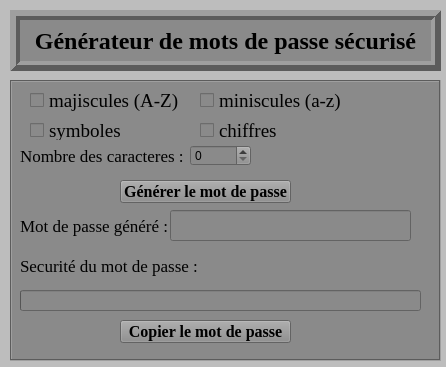
<?xml version="1.0" encoding="UTF-8"?>
<ui version="4.0">
 <class>PasswordGenerator</class>
 <widget class="QWidget" name="PasswordGenerator">
  <property name="geometry">
   <rect>
    <x>0</x>
    <y>0</y>
    <width>446</width>
    <height>367</height>
   </rect>
  </property>
  <property name="windowTitle">
   <string>Generateur de mot de passe</string>
  </property>
  <property name="styleSheet">
   <string notr="true">background-color: rgb(189, 189, 189);</string>
  </property>
  <widget class="QFrame" name="frame">
   <property name="geometry">
    <rect>
     <x>10</x>
     <y>10</y>
     <width>431</width>
     <height>61</height>
    </rect>
   </property>
   <property name="styleSheet">
    <string notr="true">background-color: rgb(138, 138, 138);</string>
   </property>
   <property name="frameShape">
    <enum>QFrame::Box</enum>
   </property>
   <property name="frameShadow">
    <enum>QFrame::Raised</enum>
   </property>
   <property name="lineWidth">
    <number>6</number>
   </property>
   <widget class="QLabel" name="label_title">
    <property name="geometry">
     <rect>
      <x>10</x>
      <y>10</y>
      <width>411</width>
      <height>41</height>
     </rect>
    </property>
    <property name="font">
     <font>
      <family>Times New Roman</family>
      <pointsize>18</pointsize>
      <weight>75</weight>
      <italic>false</italic>
      <bold>true</bold>
     </font>
    </property>
    <property name="styleSheet">
     <string notr="true"/>
    </property>
    <property name="text">
     <string>Générateur de mots de passe sécurisé</string>
    </property>
    <property name="alignment">
     <set>Qt::AlignCenter</set>
    </property>
   </widget>
  </widget>
  <widget class="QFrame" name="frame_2">
   <property name="geometry">
    <rect>
     <x>10</x>
     <y>80</y>
     <width>431</width>
     <height>281</height>
    </rect>
   </property>
   <property name="styleSheet">
    <string notr="true">background-color: rgb(138, 138, 138);</string>
   </property>
   <property name="frameShape">
    <enum>QFrame::Box</enum>
   </property>
   <property name="frameShadow">
    <enum>QFrame::Sunken</enum>
   </property>
   <widget class="QCheckBox" name="checkBox_Majuscules">
    <property name="geometry">
     <rect>
      <x>20</x>
      <y>10</y>
      <width>151</width>
      <height>21</height>
     </rect>
    </property>
    <property name="font">
     <font>
      <family>Times New Roman</family>
      <pointsize>14</pointsize>
     </font>
    </property>
    <property name="text">
     <string>majiscules (A-Z)</string>
    </property>
   </widget>
   <widget class="QCheckBox" name="checkBox_miniscules">
    <property name="geometry">
     <rect>
      <x>190</x>
      <y>10</y>
      <width>141</width>
      <height>21</height>
     </rect>
    </property>
    <property name="font">
     <font>
      <family>Times New Roman</family>
      <pointsize>14</pointsize>
     </font>
    </property>
    <property name="text">
     <string>miniscules (a-z)</string>
    </property>
   </widget>
   <widget class="QCheckBox" name="checkBox_symboles">
    <property name="geometry">
     <rect>
      <x>20</x>
      <y>40</y>
      <width>101</width>
      <height>21</height>
     </rect>
    </property>
    <property name="font">
     <font>
      <family>Times New Roman</family>
      <pointsize>14</pointsize>
     </font>
    </property>
    <property name="text">
     <string>symboles</string>
    </property>
   </widget>
   <widget class="QLabel" name="label">
    <property name="geometry">
     <rect>
      <x>10</x>
      <y>130</y>
      <width>151</width>
      <height>31</height>
     </rect>
    </property>
    <property name="font">
     <font>
      <family>Times New Roman</family>
      <pointsize>13</pointsize>
     </font>
    </property>
    <property name="text">
     <string>Mot de passe généré :</string>
    </property>
   </widget>
   <widget class="QPushButton" name="button_generate">
    <property name="geometry">
     <rect>
      <x>110</x>
      <y>100</y>
      <width>171</width>
      <height>23</height>
     </rect>
    </property>
    <property name="font">
     <font>
      <family>Times New Roman</family>
      <pointsize>12</pointsize>
      <weight>75</weight>
      <bold>true</bold>
     </font>
    </property>
    <property name="cursor">
     <cursorShape>PointingHandCursor</cursorShape>
    </property>
    <property name="text">
     <string>Générer le mot de passe</string>
    </property>
   </widget>
   <widget class="QLineEdit" name="line_Edit_generated_password">
    <property name="geometry">
     <rect>
      <x>160</x>
      <y>130</y>
      <width>241</width>
      <height>31</height>
     </rect>
    </property>
    <property name="font">
     <font>
      <family>Times New Roman</family>
      <pointsize>12</pointsize>
     </font>
    </property>
    <property name="styleSheet">
     <string notr="true"/>
    </property>
    <property name="maxLength">
     <number>50</number>
    </property>
    <property name="readOnly">
     <bool>true</bool>
    </property>
   </widget>
   <widget class="QPushButton" name="button_copy">
    <property name="geometry">
     <rect>
      <x>110</x>
      <y>240</y>
      <width>171</width>
      <height>23</height>
     </rect>
    </property>
    <property name="font">
     <font>
      <family>Times New Roman</family>
      <pointsize>12</pointsize>
      <weight>75</weight>
      <bold>true</bold>
     </font>
    </property>
    <property name="cursor">
     <cursorShape>PointingHandCursor</cursorShape>
    </property>
    <property name="text">
     <string>Copier le mot de passe</string>
    </property>
   </widget>
   <widget class="QProgressBar" name="progressBar">
    <property name="geometry">
     <rect>
      <x>10</x>
      <y>210</y>
      <width>401</width>
      <height>21</height>
     </rect>
    </property>
    <property name="font">
     <font>
      <family>Times New Roman</family>
     </font>
    </property>
    <property name="maximum">
     <number>4</number>
    </property>
    <property name="value">
     <number>-1</number>
    </property>
   </widget>
   <widget class="QLabel" name="label_2">
    <property name="geometry">
     <rect>
      <x>10</x>
      <y>170</y>
      <width>181</width>
      <height>31</height>
     </rect>
    </property>
    <property name="font">
     <font>
      <family>Times New Roman</family>
      <pointsize>13</pointsize>
     </font>
    </property>
    <property name="text">
     <string>Securité du mot de passe :</string>
    </property>
   </widget>
   <widget class="QCheckBox" name="checkBox_chiffres">
    <property name="geometry">
     <rect>
      <x>190</x>
      <y>40</y>
      <width>141</width>
      <height>21</height>
     </rect>
    </property>
    <property name="font">
     <font>
      <family>Times New Roman</family>
      <pointsize>14</pointsize>
     </font>
    </property>
    <property name="text">
     <string>chiffres</string>
    </property>
   </widget>
   <widget class="QLabel" name="label_3">
    <property name="geometry">
     <rect>
      <x>10</x>
      <y>60</y>
      <width>171</width>
      <height>31</height>
     </rect>
    </property>
    <property name="font">
     <font>
      <family>Times New Roman</family>
      <pointsize>13</pointsize>
     </font>
    </property>
    <property name="text">
     <string>Nombre des caracteres :</string>
    </property>
   </widget>
   <widget class="QSpinBox" name="spinBox">
    <property name="geometry">
     <rect>
      <x>180</x>
      <y>65</y>
      <width>61</width>
      <height>21</height>
     </rect>
    </property>
   </widget>
  </widget>
 </widget>
 <resources/>
 <connections/>
</ui>
